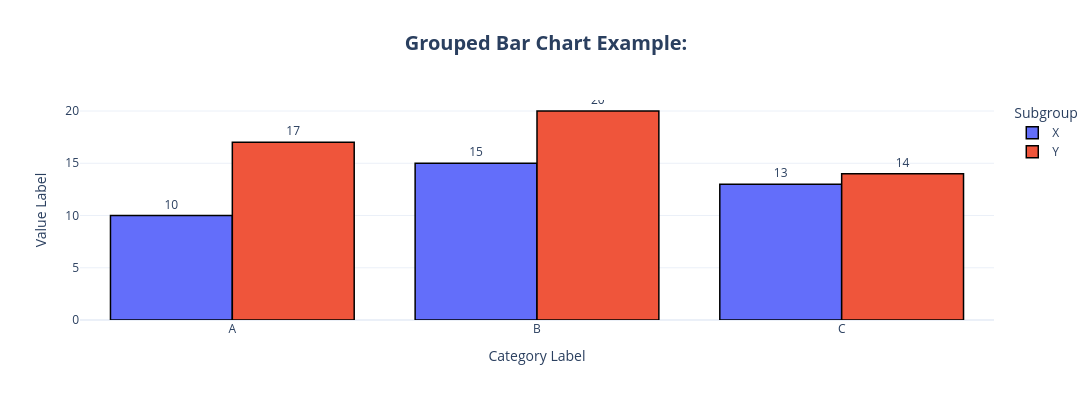

The notebook cell this image was saved under:
### Markdown cell above
#### **2. `plotly.express`:**

Here’s a **general outline for creating plots using `plotly.express`**, the higher-level API in Plotly. It’s faster for common tasks like bar plots, line charts, and scatter plots, and it's perfect when you're working with a `DataFrame`.

### Code cell
import plotly.express as px
import pandas as pd

# 1. Prepare data (ideally in a pandas DataFrame)
# This makes it easier to work with plotly.express
data = pd.DataFrame({
    'Category': ['A', 'B', 'C', 'A', 'B', 'C'],
    'Subgroup': ['X', 'X', 'X', 'Y', 'Y', 'Y'],
    'Value': [10, 15, 13, 17, 20, 14]
})

# 2. Create a chart using a px.<chart_type>() function
# Available types: bar, line, scatter, pie, box, etc.
fig = px.bar(
    data_frame=data,
    x='Category',            # X-axis column name
    y='Value',               # Y-axis column name
    color='Subgroup',        # Hue/grouping
    barmode='group',         # 'group', 'stack', etc.
    text='Value',            # Show values on top of bars
    title='Grouped Bar Chart Example:'  # Title of the plot
)

# 3. Update axis labels, ticks, layout
fig.update_layout(
    xaxis_title='Category Label',
    yaxis_title='Value Label',
    title_font_size=20,
    title_font_weight= "bold", 
    title_x=0.5,  # Center the title
    legend_title_text='Subgroup',
    template='plotly_white',  # Clean background theme
    height=400,
    width=1150
)

# 4. (Optional) Fine-tune appearance
fig.update_traces(
    textposition='outside',     # Show text outside bars
    marker_line_width=1.5,      # Border around bars
    marker_line_color='black'
)

# 5. Show the figure
fig.show()

### Figure 1 — Plotly figure (JSON) as saved in the notebook; plotly's stock layout.template omitted (floating-point values rounded to 4 significant figures)
{"data": [{"alignmentgroup": "True", "hovertemplate": "Subgroup=X<br>Category=%{x}<br>Value=%{text}<extra></extra>", "legendgroup": "X", "marker": {"color": "#636efa", "line": {"color": "black", "width": 1.5}, "pattern": {"shape": ""}}, "name": "X", "offsetgroup": "X", "orientation": "v", "showlegend": true, "text": [10.0, 15.0, 13.0], "textposition": "outside", "type": "bar", "x": ["A", "B", "C"], "xaxis": "x", "y": [10, 15, 13], "yaxis": "y"}, {"alignmentgroup": "True", "hovertemplate": "Subgroup=Y<br>Category=%{x}<br>Value=%{text}<extra></extra>", "legendgroup": "Y", "marker": {"color": "#EF553B", "line": {"color": "black", "width": 1.5}, "pattern": {"shape": ""}}, "name": "Y", "offsetgroup": "Y", "orientation": "v", "showlegend": true, "text": [17.0, 20.0, 14.0], "textposition": "outside", "type": "bar", "x": ["A", "B", "C"], "xaxis": "x", "y": [17, 20, 14], "yaxis": "y"}], "layout": {"barmode": "group", "height": 400, "legend": {"title": {"text": "Subgroup"}, "tracegroupgap": 0}, "title": {"font": {"size": 20, "weight": "bold"}, "text": "Grouped Bar Chart Example:", "x": 0.5}, "width": 1150, "xaxis": {"anchor": "y", "domain": [0, 1], "title": {"text": "Category Label"}}, "yaxis": {"anchor": "x", "domain": [0, 1], "title": {"text": "Value Label"}}}}
